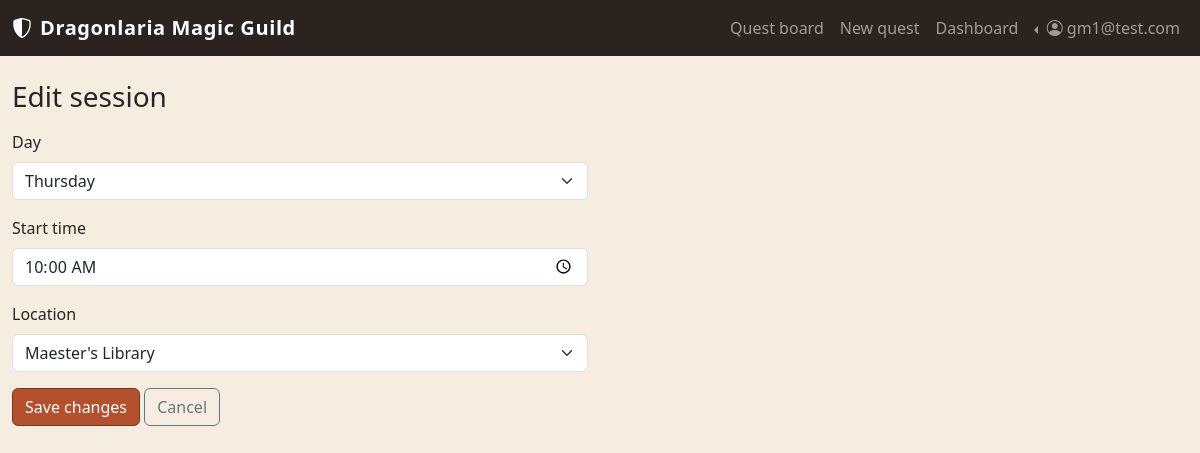
The page /gm/sessions/2/edit (signed in) on the database its author committed.
### tables this page shows
CREATE TABLE "USERS" (
	"user_id"	INTEGER NOT NULL UNIQUE,
	"email"	TEXT NOT NULL UNIQUE,
	"password_hash"	TEXT NOT NULL UNIQUE,
	"role"	TEXT NOT NULL,
	PRIMARY KEY("user_id" AUTOINCREMENT)
);

CREATE TABLE "QUEST_SESSIONS" (
	"session_id"	INTEGER NOT NULL UNIQUE,
	"quest_id"	INTEGER NOT NULL,
	"day"	TEXT NOT NULL,
	"start_time"	TEXT NOT NULL,
	"location"	TEXT NOT NULL,
	PRIMARY KEY("session_id" AUTOINCREMENT),
	FOREIGN KEY("quest_id") REFERENCES "QUESTS"("quest_id")
);

### app.py (the view)
@app.route("/gm/sessions/<int:session_id>/edit")
@login_required
def edit_session_form(session_id):
    if not current_user.is_guild_master():
        flash("Only the Guild Master can edit quest sessions", "danger")
        return redirect(url_for("homepage"))
    session_db = quest_sessions_dao.get_session_by_id(session_id)
    if session_db is None:
        flash("Quest session not found", "danger")
        return redirect(url_for("gm_profile"))
    if quest_sessions_dao.has_participants(session_id):
        flash("This session already has participants and can no longer be edited", "danger")
        return redirect(url_for("gm_profile"))
    return render_template("guildmaster/edit_session.html", session=session_db, days=DAYS, locations=LOCATIONS)

### app.py (called while the page is built)
@login_manager.user_loader
def load_user(user_id):
    db_user = users_dao.get_user_by_id(user_id)
    if db_user is None:
        return None
    return User(id=db_user["user_id"], email=db_user["email"],
                password_hash=db_user["password_hash"], role=db_user["role"])

### models.py (called while the page is built)
    def is_adventurer(self):
        return self.role == "adventurer"

    def is_guild_master(self):
        return self.role == "guild_master"

### quest_sessions_dao.py (called while the page is built)
def get_session_by_id(session_id):
    query = (
        "SELECT QS.*, Q.title, Q.quest_type, Q.difficulty, Q.dur_mins AS duration_minutes, "
        "Q.desc AS description, Q.image_path "
        "FROM QUEST_SESSIONS QS "
        "JOIN QUESTS Q ON QS.quest_id = Q.quest_id "
        "WHERE QS.session_id = ?" )
    conn = sqlite3.connect("database/myquest.db")
    conn.row_factory = sqlite3.Row
    cursor = conn.cursor()
    cursor.execute(query, (session_id,))
    db_session = cursor.fetchone()
    cursor.close()
    conn.close()
    return db_session

def has_participants(session_id):
    query = "SELECT 1 FROM PARTICIPATIONS WHERE session_id = ? LIMIT 1"
    conn = sqlite3.connect("database/myquest.db")
    conn.row_factory = sqlite3.Row
    cursor = conn.cursor()
    cursor.execute(query, (session_id,))
    db_participation = cursor.fetchone()
    cursor.close()
    conn.close()
    return db_participation is not None

### users_dao.py (called while the page is built)
def get_user_by_id(user_id):
    query = "SELECT * FROM USERS WHERE user_id = ?"
    conn = sqlite3.connect("database/myquest.db")
    conn.row_factory = sqlite3.Row
    cursor = conn.cursor()
    cursor.execute(query, (user_id,))
    db_user = cursor.fetchone()
    cursor.close()
    conn.close()
    return db_user

### templates/guildmaster/edit_session.html (shortened to what this page needs)
{% extends "base.html" %}
{% block content %}
<div class="col-12 col-lg-6">
  <h1 class="h3 mb-3">Edit session</h1>
  <form method="POST" action="{{ url_for('edit_session', session_id=session.session_id) }}" novalidate>
    <div class="mb-3">
      <label for="day" class="form-label">Day</label>
      <select class="form-select" id="day" name="day" required>
        {% for d in days %}
        <option value="{{ d }}" {% if session.day == d %}selected{% endif %}>{{ d }}</option>
        {% endfor %}
      </select>
    </div>
    <div class="mb-3">
      <label for="start_time" class="form-label">Start time</label>
      <input type="time" class="form-control" id="start_time" name="start_time" required value="{{ session.start_time }}">
    </div>
    <div class="mb-3">
      <label for="location" class="form-label">Location</label>
      <select class="form-select" id="location" name="location" required>
        {% for loc in locations %}
        <option value="{{ loc }}" {% if session.location == loc %}selected{% endif %}>{{ loc }}</option>
        {% endfor %}
      </select>
    </div>
    <button type="submit" class="btn btn-guild-primary">Save changes</button>
    <a href="{{ url_for('gm_profile') }}" class="btn btn-outline-secondary">Cancel</a>
  </form>
</div>
{% endblock %}

### templates/base.html (shortened to what this page needs)
<!doctype html>
<html lang="en">
<head>
  <link href="https://cdn.jsdelivr.net/npm/bootstrap@5.3.5/dist/css/bootstrap.min.css" rel="stylesheet"
>
  <link rel="stylesheet" href="https://cdn.jsdelivr.net/npm/bootstrap-icons@1.11.3/font/bootstrap-icons.min.css">
  <link rel="stylesheet" href="{{ url_for('static', filename='style.css') }}">
</head>
<body>
  <header id="site-header">
    <nav class="navbar navbar-dark navbar-expand-lg guild-navbar">
      <div class="container-fluid">
        <a class="navbar-brand d-flex align-items-center gap-2" href="{{ url_for('homepage') }}">
          <i class="bi bi-shield-shaded"></i>
          <span class="brand-title">Dragonlaria Magic Guild</span>
        </a>
        <div class="collapse navbar-collapse" id="navbarSupportedContent">
          <ul class="navbar-nav ms-auto align-items-lg-center">
            <li class="nav-item">
              <a class="nav-link {% block home_active %}{% endblock %}" aria-current="page"
                href="{{ url_for('homepage') }}">Quest board</a>
            </li>
            {% if current_user.is_authenticated %}
              {% if current_user.is_adventurer() %}
                <li class="nav-item">
                  <a class="nav-link {% block profile_active %}{% endblock %}"
                    href="{{ url_for('profile') }}">My quests</a>
                </li>
              {% elif current_user.is_guild_master() %}
                <li class="nav-item">
                  <a class="nav-link {% block new_quest_active %}{% endblock %}"
                    href="{{ url_for('new_quest_form') }}">New quest</a>
                </li>
                <li class="nav-item">
                  <a class="nav-link {% block gm_profile_active %}{% endblock %}"
                    href="{{ url_for('gm_profile') }}">Dashboard</a>
                </li>
              {% endif %}
              <li class="nav-item dropdown dropstart">
                <a class="nav-link dropdown-toggle" href="#" role="button" data-bs-toggle="dropdown"
                  aria-expanded="false">
                  <i class="bi bi-person-circle"></i> {{ current_user.email }}
                </a>
              </li>
            {% endif %}
          </ul>
        </div>
      </div>
    </nav>
  </header>
  <div class="container-fluid mt-4">
    <div class="row">
      {% block content %}{% endblock %}
    </div>
  </div>
</body>
</html>

### static/style.css (style rules this page uses)
:root { --guild-ember: #b5502f; --guild-ember-dark: #7c3620; --guild-parchment: #f4ede0; --guild-ink: #2b2320; --guild-forest: #3c5741; }
body { background-color: var(--guild-parchment); color: var(--guild-ink); }
.guild-navbar { background-color: var(--guild-ink); }
.brand-title { font-weight: 600; letter-spacing: 0.03em; }
.btn-guild-primary { background-color: var(--guild-ember); border-color: var(--guild-ember-dark); color: #fff; }

### rows shown on the page
USERS: email "gm1@test.com"
QUEST_SESSIONS: day "Thursday", start_time "10:00", location "Maester's Library"
